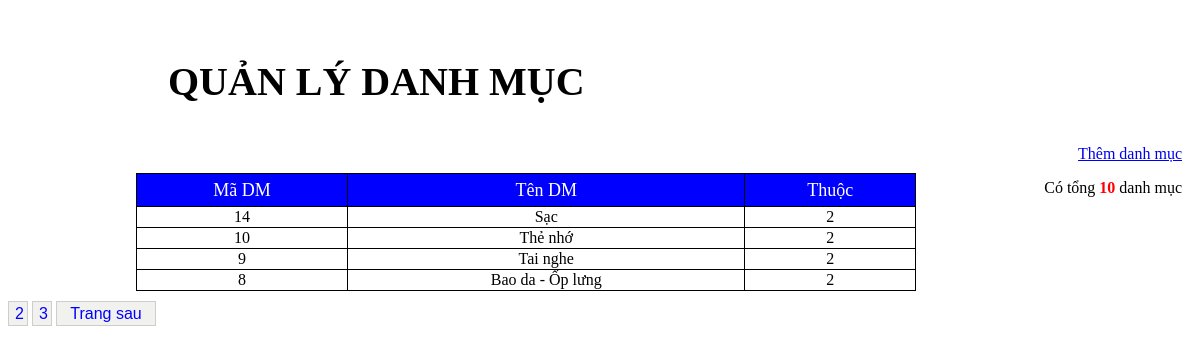
/admin/danhmuc.php, run on an earlier commit of the app's database.
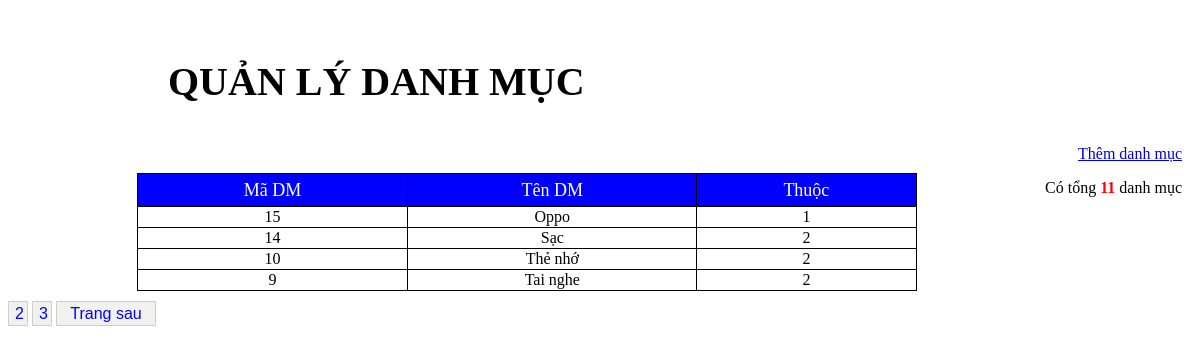
And on a later commit of the database.
### tables this page shows
CREATE TABLE `danhmuc` (
  `madm` int(11) NOT NULL,
  `tendm` varchar(50) NOT NULL,
  `dequi` int(11) NOT NULL
);

### admin/danhmuc.php (the view, shortened to what this page needs)
<!DOCTYPE html PUBLIC "-//W3C//DTD XHTML 1.0 Transitional//EN" "http://www.w3.org/TR/xhtml1/DTD/xhtml1-transitional.dtd">
<html xmlns="http://www.w3.org/1999/xhtml">
<head>
<link rel="stylesheet" href="css/hienthi_sp.css" />
</head>
<?php
		include ('../include/connect.php');
		$select = "select * from danhmuc";
		$query = mysqli_query($mysqli,$select);
		$dem = mysqli_num_rows($query);
?>
<div class="quanlysp">
	<h3>QUẢN LÝ DANH MỤC</h3>
<a href='?admin=themdm' >Thêm danh mục</a><br>
	<p>Có tổng <font color=red><b><?php echo $dem ?></b></font> danh mục</p>
</div>
<form action="" method="post" name="frmTest" onsubmit="if(CheckForm() == false) return false">
	<table align="center" border="0">
        <tr class="tieude_hienthi_sp">
        	<td>Mã DM</td>
           <td> Tên DM</td>
            <td>Thuộc </td>
        </tr>
		<?php
		if(!isset($_GET['page'])){
		$page = 1;
		} else {
		$page = $_GET['page'];
		}
		$max_results = 4;
		$from = (($page * $max_results) - $max_results);
		$sql = mysqli_query($mysqli,"SELECT * FROM danhmuc ORDER by madm DESC  LIMIT $from, $max_results");
    if($dem > 0)
        while ($bien = mysqli_fetch_array($sql))
        {
?>
<tr class='noidung_hienthi_sp'>
                <td class="masp_hienthi_sp"><?php  echo $bien['madm'] ?></td>
				<td class="sl_hienthi_sp"><?php echo $bien['tendm'] ?></td>
				<td class="sl_hienthi_sp"><?php echo $bien['dequi'] ?></td>
            </tr>
<?php
    }
    else echo "<tr><td colspan='6'>Không có sản phẩm trong CSDL</td></tr>";
?>
</table>
</form>
	<div id="phantrang_sp">
	<?php
			$result = mysqli_query($mysqli,"SELECT COUNT(*) as total FROM danhmuc");
			$row = mysqli_fetch_assoc($result);
			$total_results = $row['total'];
			$total_pages = ceil($total_results / $max_results);
			for($i = 1; $i <= $total_pages; $i++){
			if(($page) == $i){
				if($i>1) {
						echo "$i&nbsp;";  }
			} else {
			echo "<a href=\"".$_SERVER['PHP_SELF']."?admin=hienthidm&page=$i\"><button class='so'>$i</button></a>&nbsp;";
			}
			}
			if($page < $total_pages){
			$next = ($page + 1);
			echo "<a href=\"".$_SERVER['PHP_SELF']."?admin=hienthidm&page=$next\"><button class='trang'>Trang sau</button></a>";
			}
	?>
	</div>

What changed in the data, as far as the page shows it:
no longer on this page (row unchanged): danhmuc: madm "8", tendm "Bao da - Ốp lưng", dequi "2"
added danhmuc: madm "15", tendm "Oppo", dequi "1"
Also different on the page:
$dem: "10" → "11"
